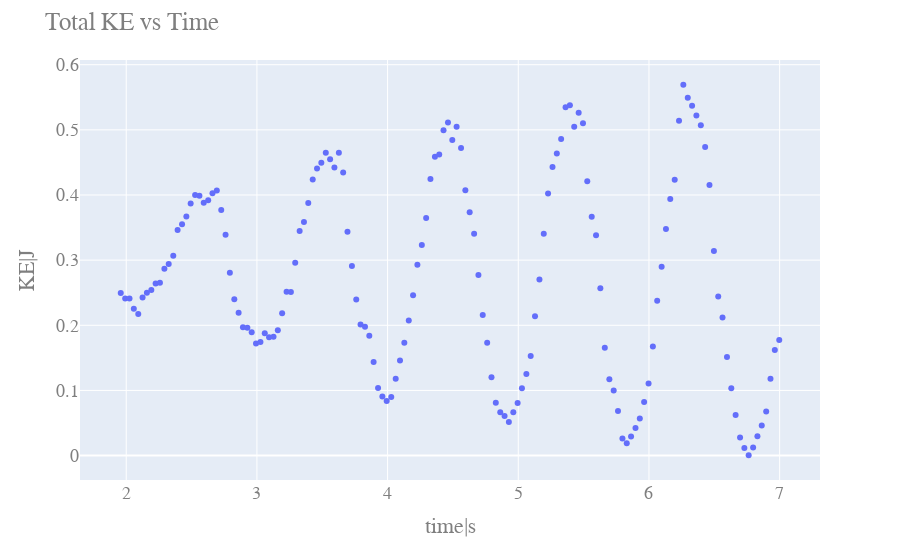

Here is the notebook cell this chart was saved with:
### Code cell
CreateScatterGraph(Data1.Time,Data1.KE,"Total KE vs Time","time|s","KE|J")

### Figure 1 — Plotly figure (JSON) as saved in the notebook; plotly's stock layout.template omitted (floating-point values rounded to 4 significant figures; data arrays with more than 128 entries replaced by an {"elided": "..."} marker saying what was removed)
{"data": [{"hovertemplate": "x=%{x}<br>y=%{y}<extra></extra>", "legendgroup": "", "marker": {"color": "#636efa", "symbol": "circle"}, "mode": "markers", "name": "", "showlegend": false, "type": "scatter", "x": {"elided": "152 float values"}, "xaxis": "x", "y": {"elided": "152 float values"}, "yaxis": "y"}], "layout": {"font": {"color": "#7f7f7f", "family": "Courier New, monospace", "size": 18}, "legend": {"tracegroupgap": 0}, "margin": {"t": 60}, "title": {"text": "Total KE vs Time"}, "xaxis": {"anchor": "y", "domain": [0, 1], "title": {"text": "time|s"}}, "yaxis": {"anchor": "x", "domain": [0, 1], "title": {"text": "KE|J"}}}}
